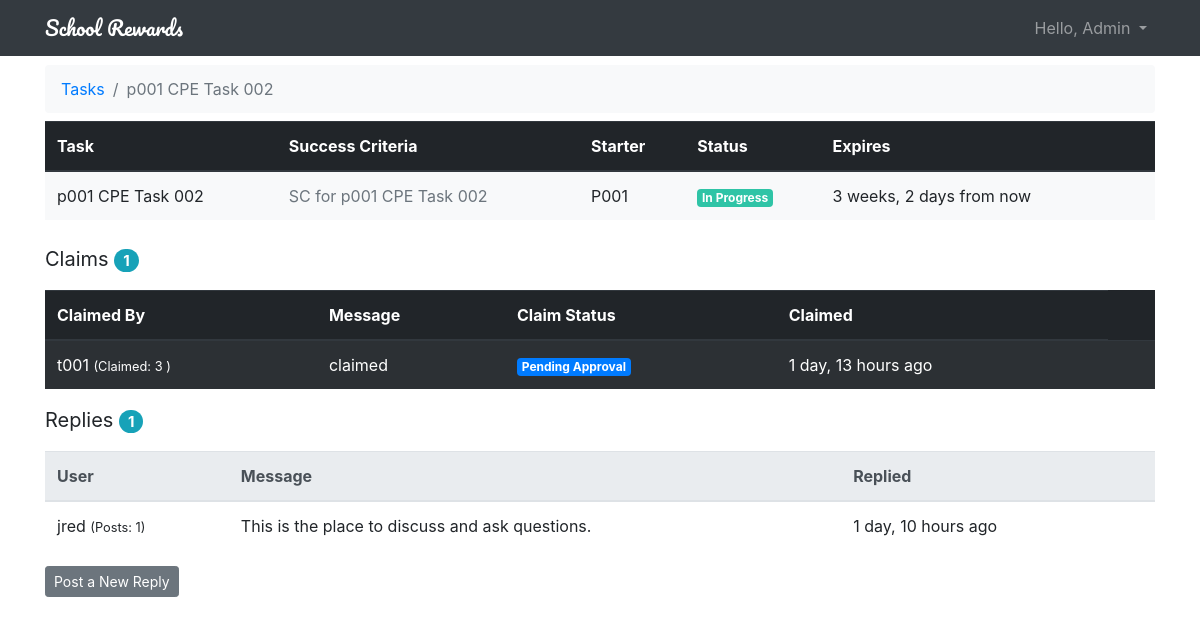
Before: /tasks/5/ (signed in) with the older database file.
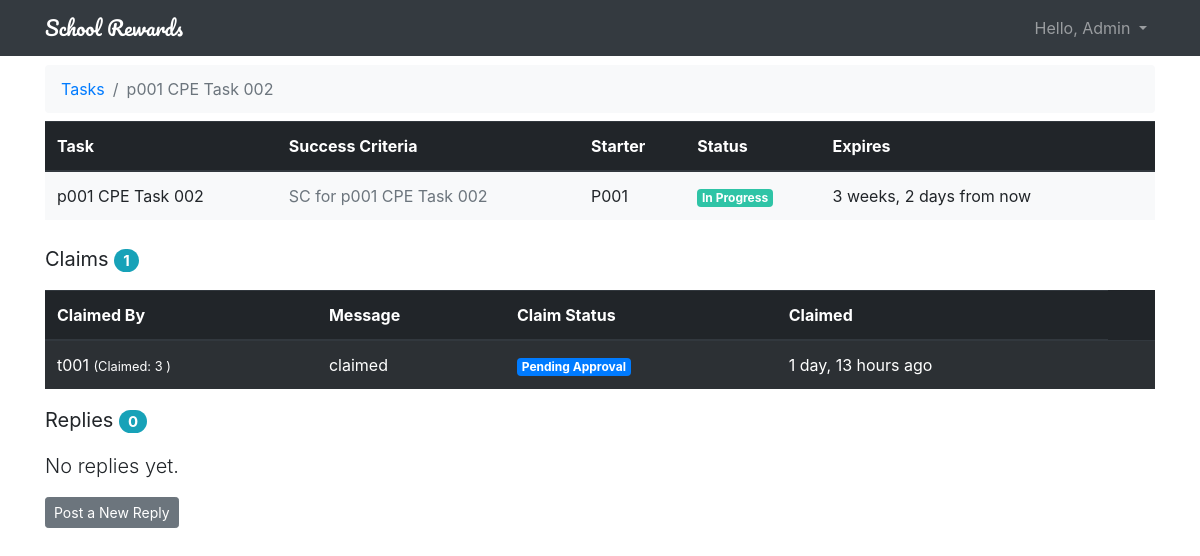
After: the same page with the newer database file.
### rewards/models.py (models this page shows, shortened)
class Claim(models.Model):
    message = models.CharField(max_length=4000, null=False)
    status = models.ForeignKey(Status, related_name='claims', on_delete=models.CASCADE, null=True, default=Status.OPEN)
    task = models.ForeignKey(Task, related_name='claims', on_delete=models.CASCADE, null=True)
    created_at = models.DateTimeField(auto_now_add=True)
    updated_at = models.DateTimeField(null=True)
    created_by = models.ForeignKey(User, related_name='claims', on_delete=models.CASCADE, null=True)
    updated_by = models.ForeignKey(User, related_name='+', on_delete=models.CASCADE, null=True)
    approved_by = models.ForeignKey(User, related_name='+', on_delete=models.CASCADE, null=True)
    approved_on = models.DateTimeField(auto_now_add=True)
    def message_snippet(self):
        if len(self.message) >= 50:
            return self.message[:50]+'...'
        else:
            return self.message

class User(AbstractUser):
    is_parent = models.BooleanField(default=False)
    is_teacher = models.BooleanField(default=False)

class Status(models.Model):
    OPEN = 1
    CLOSED = 2
    IN_PROGRESS = 3
    PENDING_APPROVAL = 4
    APPROVED = 5
    PENDING_PAYMENT = 6
    STATUS_CHOICES = (
        (OPEN, 'Open'),
        (CLOSED, 'Closed'),
        (IN_PROGRESS, 'In Progress'),
        (PENDING_APPROVAL, 'Pending Approval'),
        (APPROVED, 'Approved'),
        (PENDING_PAYMENT, 'Pending Payment'),
    )
    status = models.IntegerField(default=OPEN, choices=STATUS_CHOICES, primary_key=True)
    color = models.CharField(max_length=7, default='#007bff')
    def get_html_badge(self):
        name = escape(self.get_status_display())
        color = escape(self.color)
        html = '<span class="badge badge-primary" style="background-color: %s">%s</span>' % (color, name)
        return mark_safe(html)

class Task(models.Model):
    DAYS_TO_EXPIRE_TASK = 30  # default expiration date
    name = models.CharField(max_length=50, unique=False)
    success_criteria = models.CharField(max_length=4000)
    last_updated = models.DateTimeField(auto_now_add=True)
    expires_on = models.DateTimeField(default=datetime.now()+timedelta(days=DAYS_TO_EXPIRE_TASK))  # defaulted to +30 days
    status = models.ForeignKey(Status, related_name='tasks', on_delete=models.CASCADE, null=True, default=Status.OPEN)
    school = models.ForeignKey(School, related_name='school', on_delete=models.CASCADE, null=True)
    starter = models.ForeignKey(User, related_name='tasks', on_delete=models.CASCADE, null=True)
    reward = models.ForeignKey(Reward, related_name='tasks', on_delete=models.CASCADE, null=True, default='GOLD')
    pass

class Post(models.Model):
    message = models.CharField(max_length=4000)
    task = models.ForeignKey(Task, related_name='posts', on_delete=models.CASCADE, null=True)
    created_at = models.DateTimeField(auto_now_add=True)
    updated_at = models.DateTimeField(null=True)
    created_by = models.ForeignKey(User, related_name='posts', on_delete=models.CASCADE, null=True)
    updated_by = models.ForeignKey(User, related_name='+', on_delete=models.CASCADE, null=True)  # one sided association
    pass

### rewards/views.py (the view)
# urls.py: path('tasks/<pk>/', views.task_replies_view, name='task_replies'),
@login_required
def task_replies_view(request, pk):  # task detail view
    task = get_object_or_404(Task, pk=pk)
    try:
        claims = Claim.objects.filter(task=task)  # .values()
    except ObjectDoesNotExist:
        claims = None
    try:
        if request.user.is_parent:
            school = request.user.parent.school
        else:
            school = request.user.teacher.school
    except ObjectDoesNotExist:
        school = None  # TODO: Admin should see tasks for all schools
    queryset = task.posts.order_by('-created_at').annotate(replies=Count('id'))  # posts.id
    page = request.GET.get('page', 1)
    paginator = Paginator(queryset, 2)
    try:
        posts = paginator.page(page)
    except PageNotAnInteger:
        posts = paginator.page(1)
    except EmptyPage:
        posts = paginator.page(paginator.num_pages)
    return render(request, 'task_replies.html', {"task": task, 'posts': posts,
                                                 'claims': claims, 'school': school})

### templates/task_replies.html (shortened to what this page needs)
{% extends 'base.html' %}
{% load humanize %}
{% block breadcrumb %}
<ol class="breadcrumb bg-light my-2">
    <li class="breadcrumb-item"><a href="{% url 'tasks' %}">Tasks</a></li>
    <li class="breadcrumb-item active" aria-current="page">{{ task.name }}</li>
</ol>
{% endblock %}
{% block tasks  %}
    <table class="table table-hover bg-light">
      <thead class="thead-dark">
      <tr>
        <th>Task</th>
        <th>Success Criteria</th>
        <th>Starter</th>
        <th>Status</th>
          <th>Expires</th>
        <th></th>
      </tr>
      </thead>
      <tbody>
      <tr>
        <td>{{ task.name }}</td>
        <td class="text-muted">{{ task.success_criteria }}</td>
          <td class="align-middle">{{ task.starter.username|title }}</td>
        <td class="align-middle">
            {{ task.status.get_html_badge }}
        </td>
          <td class="align-middle">{{ task.expires_on|naturaltime }}</td>
        <td class="align-middle"></td>
      </tr>
      </tbody>
    </table>
<p class="lead">
    <strong>Claims</strong>
    <span class="badge badge-pill badge-info">{{ task.claims.count }}</span>
</p>
{% if task.claims.count > 0 %}
<table class="table table-dark table-striped">
  <thead class="thead">
    <tr>
      <th>Claimed By</th>
      <th>Message</th>
      <th>Claim Status</th>
      <th>Claimed</th>
    </tr>
  </thead>
  <tbody>
  {% for claim in task.claims.all %}
    <tr>
      <td class="align-middle">
        {{ claim.created_by.username}}
        <small>(Claimed: {{ claim.created_by.claims.count }} )</small>
      </td>
      <td class="align-middle">{{ claim.message_snippet }} </td>
      <td class="align-middle">
            {{ claim.status.get_html_badge }}
      </td>
      <td class="align-middle">{{ claim.created_at |naturaltime }}</td>
      <td class="align-middle">
      </td>
    </tr>
  {% endfor %}
  </tbody>
</table>
{% endif %}
{% endblock %}
{% block replies %}
    <p class="lead">
        <strong>Replies</strong>
        <span class="badge badge-pill badge-info">{{ task.posts.count }}</span>
    </p>
{% if task.posts.count > 0 %}
    <table class="table bg-white">
        <thead class="thead-light">
            <tr>
                <th>User</th>
                <th>Message</th>
                <th>Replied</th>
                <th></th>
            </tr>
        </thead>
        <tbody>
        {% for post in posts %}
        <tr>
            <td class="align-middle">{{ post.created_by.username}}
            <small>(Posts: {{ post.created_by.posts.count }})</small>
            </td>
            <td class="align-middle">{{ post.message }}</td>
            <td class="align-middle">{{ post.created_at |naturaltime }}</td>
            <td class="align-middle">
            </td>
        </tr>
        {% endfor %}
        </tbody>
    </table>
{% else %}
    <div class="lead my-3" class="text-muted">
      No replies yet.
    </div>
{% endif %}
    <a href="{% url 'new_reply_to_task' task.pk %}" class="btn btn-secondary btn-sm" role="button" aria-pressed="true">
        Post a New Reply</a>
{% endblock %}

Changed rows visible on the page:
removed Post: created_by.username "jred", created_by.posts.count "1", message "This is the place to discuss and ask questions.", created_at "1 day, 10 hours ago"
computed for Task "p001 CPE Task 002": posts.count "1" → "0"
Other visible differences:
text no longer shown: "User Message Replied"
text now shown: "No replies yet."
